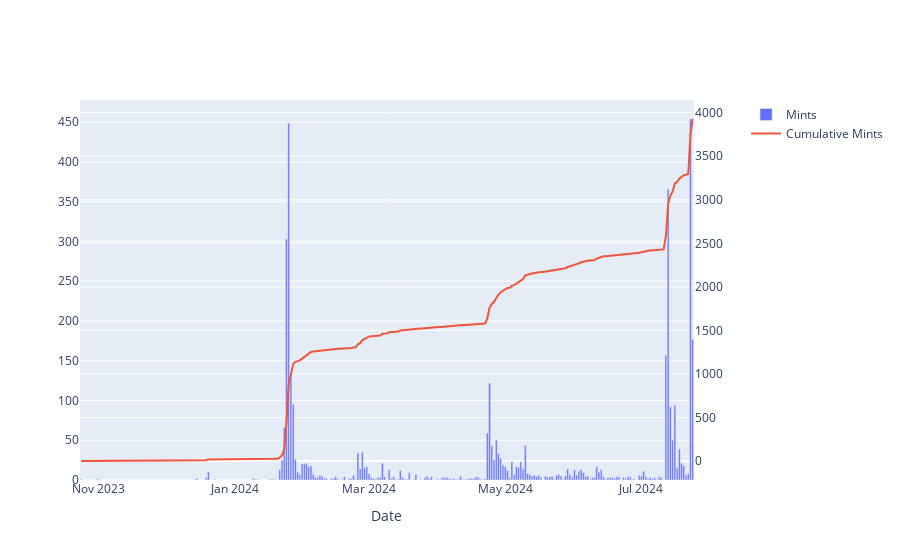

The notebook cell this image was saved under:
### Code cell
daily_mint_metrics_fig = make_subplots(specs=[[{"secondary_y": True}]])

daily_mint_metrics_fig.add_trace(
    go.Bar(
        x=daily_mint_metrics.index,
        y=daily_mint_metrics['mints'],
        name='Mints'
    ),
    secondary_y=False
)

daily_mint_metrics_fig.add_trace(
    go.Scatter(
        x=daily_mint_metrics.index,
        y=daily_mint_metrics['cumulative mints'],
        name='Cumulative Mints',
        mode='lines'
    ),
    secondary_y=True
)

daily_mint_metrics_fig.update_xaxes(title_text="Date")

# daily_mint_metrics_fig.show()

### Figure 1 — Plotly figure (JSON) as saved in the notebook; plotly's stock layout.template omitted (floating-point values rounded to 4 significant figures; data arrays with more than 128 entries replaced by an {"elided": "..."} marker saying what was removed)
{"data": [{"name": "Mints", "type": "bar", "x": {"elided": "275 str values"}, "xaxis": "x", "y": {"elided": "275 int values"}, "yaxis": "y"}, {"mode": "lines", "name": "Cumulative Mints", "type": "scatter", "x": {"elided": "275 str values"}, "xaxis": "x", "y": {"elided": "275 int values"}, "yaxis": "y2"}], "layout": {"xaxis": {"anchor": "y", "domain": [0, 0.94], "title": {"text": "Date"}}, "yaxis": {"anchor": "x", "domain": [0, 1]}, "yaxis2": {"anchor": "x", "overlaying": "y", "side": "right"}}}
